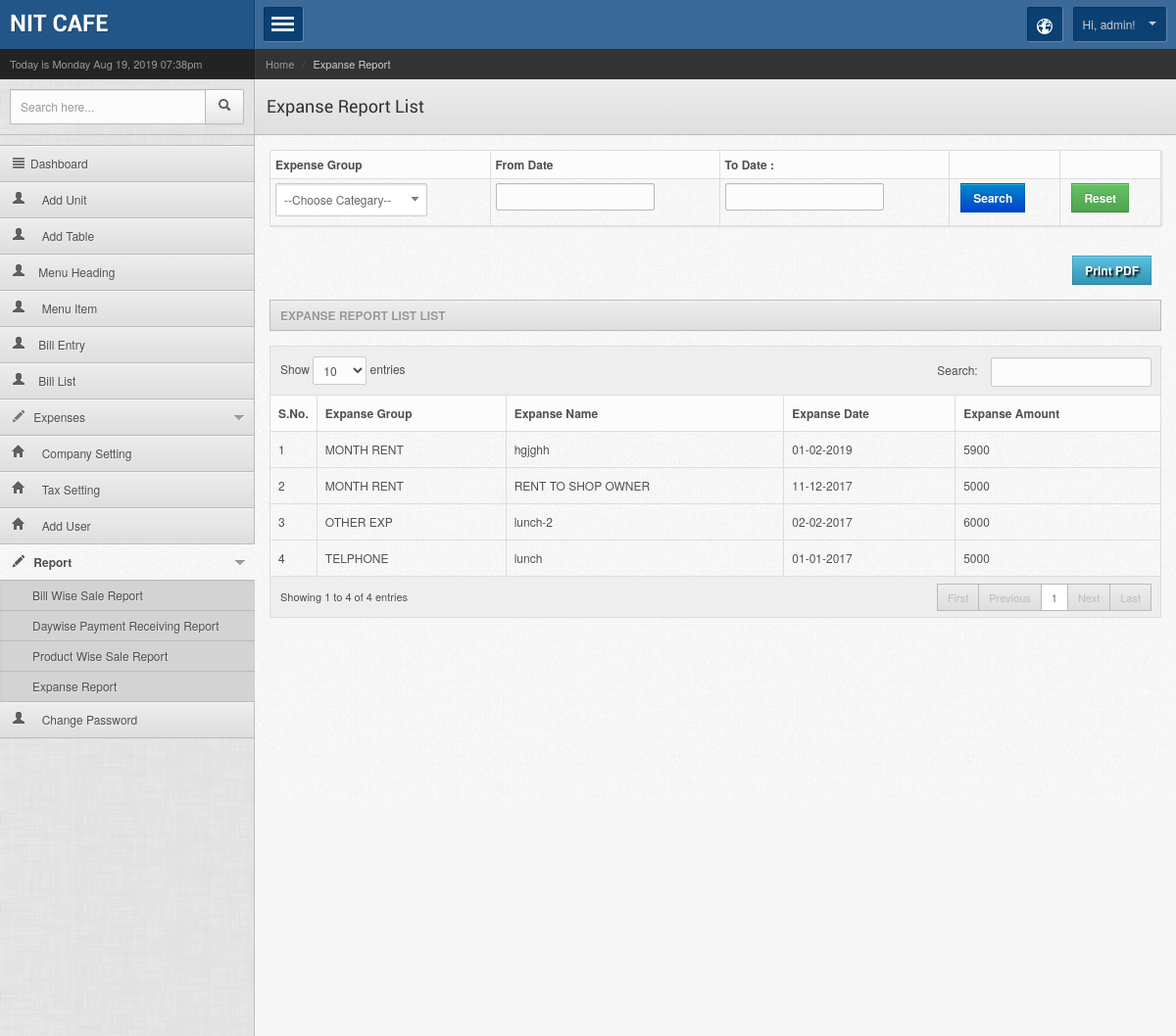
The app's page /admin/expanse_report.php (signed in) with its own data.
### tables this page shows
CREATE TABLE IF NOT EXISTS `company_setting` (
  `compid` int(11) NOT NULL AUTO_INCREMENT,
  `comp_name` varchar(100) NOT NULL,
  `gstno` varchar(100) NOT NULL,
  `landlineno` varchar(100) NOT NULL,
  `mobile` varchar(50) NOT NULL,
  `mobile2` varchar(10) NOT NULL,
  `address` text NOT NULL,
  `address2` text NOT NULL,
  `email_id` varchar(100) NOT NULL,
  `email1` varchar(200) NOT NULL,
  `email2` varchar(200) NOT NULL,
  `term_cond` text NOT NULL,
  `ipaddress` varchar(25) NOT NULL,
  `createdate` datetime NOT NULL,
  `lastupdated` datetime NOT NULL,
  PRIMARY KEY (`compid`)
);

CREATE TABLE IF NOT EXISTS `user` (
  `userid` int(11) NOT NULL AUTO_INCREMENT,
  `username` varchar(100) NOT NULL,
  `password` varchar(50) NOT NULL,
  `usertype` varchar(10) NOT NULL,
  `enable` varchar(20) NOT NULL,
  `createdby` int(11) NOT NULL,
  `ipaddress` varchar(30) NOT NULL,
  `createdate` datetime NOT NULL,
  PRIMARY KEY (`userid`)
);

CREATE TABLE IF NOT EXISTS `expanse` (
  `expanse_id` int(11) NOT NULL AUTO_INCREMENT,
  `ex_group_id` int(11) NOT NULL,
  `exp_name` varchar(200) NOT NULL,
  `exp_date` date NOT NULL,
  `exp_amount` float NOT NULL,
  `createdby` int(11) NOT NULL,
  `ipaddress` varchar(100) NOT NULL,
  `lastupdated` date NOT NULL,
  `createdate` date NOT NULL,
  PRIMARY KEY (`expanse_id`)
);

CREATE TABLE IF NOT EXISTS `m_expanse_group` (
  `ex_group_id` int(11) NOT NULL AUTO_INCREMENT,
  `group_name` varchar(100) NOT NULL,
  `enable` varchar(20) NOT NULL,
  `createdby` int(11) NOT NULL,
  `ipaddress` varchar(25) NOT NULL,
  `lastupdated` date NOT NULL,
  `createdate` date NOT NULL,
  PRIMARY KEY (`ex_group_id`)
);

### adminsession.php (called while the page is built, shortened)
<?php
if(isset($_SESSION['usertype']) && $_SESSION['usertype'] != "" && isset($_SESSION['userid']) && $_SESSION['userid'] != "")
	{
		include_once("lib/getval.php");
		$cmn = new Comman();
		$loginid = $_SESSION['userid'];
	}
else
	echo "<script>location='../index.php?msg=invalid' </script>" ;
?>

### lib/getval.php (called while the page is built, shortened)
<?php
class Comman {
function getvalfield($table,$field,$where)
{
	$sql = "select $field from $table where $where";
	$getvalue = mysql_query($sql);
	$getval = mysql_fetch_row($getvalue);
	return $getval[0];
}
function dateformatindia($date)
{
	$ndate = explode("-",$date);
	$year = $ndate[0];
	$day = $ndate[2];
	$month = $ndate[1];
	if($date == "0000-00-00" || $date =="")
	return "";
	else
	return $day . "-" . $month . "-" . $year;
}
}
?>

### admin/expanse_report.php (the view, shortened to what this page needs)
<?php include("../adminsession.php");
$pagename ="expanse_report.php";
$module = "Expanse Report";
$submodule = "Expanse Report List";
$crit = " where 1 = 1 ";
?>
<!DOCTYPE html>
<head>
<?php include("inc/top_files.php"); ?>
</head>
<body>
<div class="mainwrapper">
    <?php include("inc/left_menu.php"); ?>
   <div class="rightpanel">
    	<?php include("inc/header.php"); ?>
        <div class="maincontent">
        	<div class="contentinner">
                <div class="widgetcontent  shadowed nopadding">
                    <form class="stdform stdform2" method="get" action="">
                    <table align="center" class="table table-bordered table-condensed"  >
                    <tr>
                    	<th>Expense Group</th>
                        <th>From Date</th>
                        <th>To Date : </th>
                        <th>&nbsp;</th>
                        <th>&nbsp;</th>
                    </tr>
                    <tr>
                    <td>
                    </td>
                    <td><input type="text" name="fromdate" id="fromdate" class="input-medium"
                     value="<?php echo $fromdate; ?>" data-inputmask="'alias': 'dd-mm-yyyy'" data-mask /> </td>
                    <td><input type="text" name="todate" id="todate" class="input-medium"
                     value="<?php echo $todate; ?>" data-inputmask="'alias': 'dd-mm-yyyy'" data-mask /></td>
                    <td>&nbsp; <button  type="submit" name="search" class="btn btn-primary" onClick="return checkinputmaster('paytype');"> Search
                    </button></td>
                    <td>&nbsp; <a href="expanse_report.php"  name="reset" id="reset" class="btn btn-success">Reset</a></td>
                    </tr>
                    </table>
                        </form>
                    </div>
                <p align="right" style="margin-top:7px; margin-right:10px;"> <a href="pdf_expanse_report.php?ex_group_id=<?php echo $ex_group_id; ?>&fromdate=<?php echo $fromdate;?>&todate=<?php echo $todate;?>" class="btn btn-info" target="_blank">
                    <span style="font-weight:bold;text-shadow: 2px 2px 2px #000; color:#FFF">Print PDF</span></a></p>
                <h4 class="widgettitle"><?php echo $submodule; ?> List</h4>
            	<table class="table table-bordered" id="dyntable">
                    <colgroup>
                        <col class="con0" style="align: center; width: 4%" />
                        <col class="con1" />
                        <col class="con0" />
                        <col class="con1" />
                        <col class="con0" />
                        <col class="con1" />
                    </colgroup>
                    <thead>
                        <tr>
                          	<th class="head0 nosort">S.No.</th>
                            <th class="head0" >Expanse Group</th>
                            <th class="head0" >Expanse Name</th>
                             <th class="head0">Expanse Date</th>
                            <th class="head0" >Expanse Amount</th>
                        </tr>
                    </thead>
                    <tbody>
                                <?php
									$slno=1;
									$sql_get = mysql_query("Select * from expanse $crit order by expanse_id desc");
									while($row_get = mysql_fetch_assoc($sql_get))
									{
									   ?> <tr>
                                                <td><?php echo $slno++; ?></td>
                                                 <td><?php echo $cmn->getvalfield("m_expanse_group","group_name","ex_group_id ='$row_get[ex_group_id]'"); ?></td>
                                                 <td><?php echo $row_get['exp_name']; ?></td>
                                                <td><?php echo $cmn->dateformatindia($row_get['exp_date']); ?></td>
                                               <td><?php echo $row_get['exp_amount']; ?></td>
                        					</tr>
                        <?php
						}
						?>
                    </tbody>
                </table>
            </div>
        </div>
    </div>
</div>
</body>
</html>

### admin/inc/left_menu.php (shortened to what this page needs)
<div class="leftpanel">
        <div class="logopanel">
        	<h1><a href="index.php"><?php echo $cmn->getvalfield("company_setting","comp_name","1=1"); ?></a></h1>
        </div>
        <div class="datewidget">Today is <?php echo date('l M d, Y h:ia'); ?> </div>
    	<div class="searchwidget">
        	<form action="" method="post">
            	<div class="input-append">
                    <input type="text" class="span2 search-query" placeholder="Search here...">
                    <button type="submit" class="btn"><span class="icon-search"></span></button>
                </div>
            </form>
        </div>
<?php
$sqlgettable1=mysql_query("select * from m_table order by table_id");
$rowgettable1=mysql_fetch_assoc($sqlgettable1);
$tableno1=$rowgettable1['table_id'];
 ?>
        <div class="leftmenu">
            <ul class="nav nav-tabs nav-stacked" id="mymenu">
              <li <?php if($pagename == "index.php") { ?>class="active" <?php } ?>><a href="index.php"><span class="icon-align-justify"></span>Dashboard</a></li>
                <li <?php if($pagename == "master_unit.php") { ?>class="active" <?php } ?>><a href="master_unit.php"><i class="icon-user"></i>
                  &nbsp;&nbsp;&nbsp;
                 Add Unit</a></li>
                 <li <?php if($pagename == "master_add_table.php") { ?>class="active" <?php } ?>><a href="master_add_table.php"><i class="icon-user"></i>
                  &nbsp;&nbsp;&nbsp;
                 Add Table</a></li>
                 <li <?php if($pagename == "master_pcat.php") { ?>class="active" <?php } ?>><a href="master_pcat.php"><i class="icon-user"></i>&nbsp;&nbsp;&nbsp;
                 Menu Heading </a></li>
                  <li <?php if($pagename == "master_product.php") { ?>class="active" <?php } ?>><a href="master_product.php"><i class="icon-user"></i>
                  &nbsp;&nbsp;&nbsp;
                Menu Item </a></li>
                <li <?php if($pagename == "in-entry.php") { ?>class="active" <?php } ?>><a href="in-entry.php?table_id=<?php echo $tableno1; ?>"><i class="icon-user"></i>&nbsp;&nbsp;&nbsp;
                Bill Entry</a></li>
                <li <?php if($pagename == "bill_report_list.php") { ?>class="active" <?php } ?>><a href="bill_report_list.php"><i class="icon-user"></i>&nbsp;&nbsp;&nbsp;
                Bill List</a></li>
                <li class="dropdown  <?php if($pagename == "master_expanse_group.php" || $pagename == "expanse.php") { ?>active <?php } ?>"><a href="#"><span class="icon-pencil"></span> Expenses</a>
                </li>
               <li <?php if($pagename == "company_setting.php") { ?>class="active" <?php } ?>><a href="company_setting.php"><i class="icon-home"></i>
                  &nbsp;&nbsp;&nbsp;
                 Company Setting </a></li>
                  <li <?php if($pagename == "tax_setting.php") { ?>class="active" <?php } ?>><a href="tax_setting.php"><i class="icon-home"></i>
                  &nbsp;&nbsp;&nbsp;
                 Tax Setting</a></li>
                <li <?php if($pagename == "master_user.php") { ?>class="active" <?php } ?>><a href="master_user.php"><i class="icon-home"></i>
                  &nbsp;&nbsp;&nbsp;
                Add User	</a></li>
                <li class="dropdown  <?php if($pagename == "bill_report_list.php" || $pagename == "payment_receiving.php" || $pagename == "expanse_report.php") { ?>active <?php } ?>"><a href="#"><span class="icon-pencil"></span> Report</a>
                	<ul <?php if($pagename == "bill_report_list.php" || $pagename == "expanse_report.php") { ?>style="display: block"  <?php } ?>>
                    	<li><a href="bill_report_list.php">Bill Wise Sale Report</a></li>
                         <li><a href="payment_receiving.php">Daywise Payment Receiving Report</a></li>
                        <li><a href="product_wise_report.php">Product Wise Sale Report</a></li>
                        <li><a href="expanse_report.php">Expanse Report</a></li>
                    </ul>
                </li>
                <li <?php if($pagename == "changepassword.php" ) { ?>class="active" <?php } ?>><a href="changepassword.php"><i class="icon-user"></i>
                &nbsp;&nbsp;&nbsp;
                 Change Password</a></li>
            </ul>
        </div>
    </div>

### admin/inc/header.php (shortened to what this page needs)
<div class="headerpanel">
       	<a href="#" class="showmenu"></a>
           <div class="headerright">
           	<div class="dropdown notification">
                   <a class="dropdown-toggle" data-toggle="dropdown" data-target="#" href="http://themetrace.com/page.html">
                   	<span class="iconsweets-globe iconsweets-white"></span>
                   </a>
               </div>
   			<div class="dropdown userinfo">
                   <a class="dropdown-toggle" data-toggle="dropdown" data-target="#" href="">Hi, <?php echo $cmn->getvalfield("user","username ","userid = '$loginid' "); ?>! <b class="caret"></b></a>
               </div>
           </div>
   	</div>
       <div class="breadcrumbwidget">
       	<ul class="breadcrumb">
               <li><a href="">Home</a> <span class="divider">/</span></li>
               <li class="active"><?php echo $module; ?></li>
           </ul>
       </div>
     	<div class="pagetitle">
       	<h1><?php echo $submodule; ?>
            </h1>
       </div>

### records on screen
company_setting: comp_name "NIT CAFE"
user: username "admin"
expanse: ex_group.group_name "MONTH RENT", exp_name "hgjghh", exp_date "01-02-2019", exp_amount "5900"
expanse: ex_group.group_name "MONTH RENT", exp_name "RENT TO SHOP OWNER", exp_date "11-12-2017", exp_amount "5000"
expanse: ex_group.group_name "OTHER EXP", exp_name "lunch-2", exp_date "02-02-2017", exp_amount "6000"
expanse: ex_group.group_name "TELPHONE", exp_name "lunch", exp_date "01-01-2017", exp_amount "5000"

### other values on screen
$module "Expanse Report"
$submodule "Expanse Report List"
$submodule "EXPANSE REPORT LIST"
